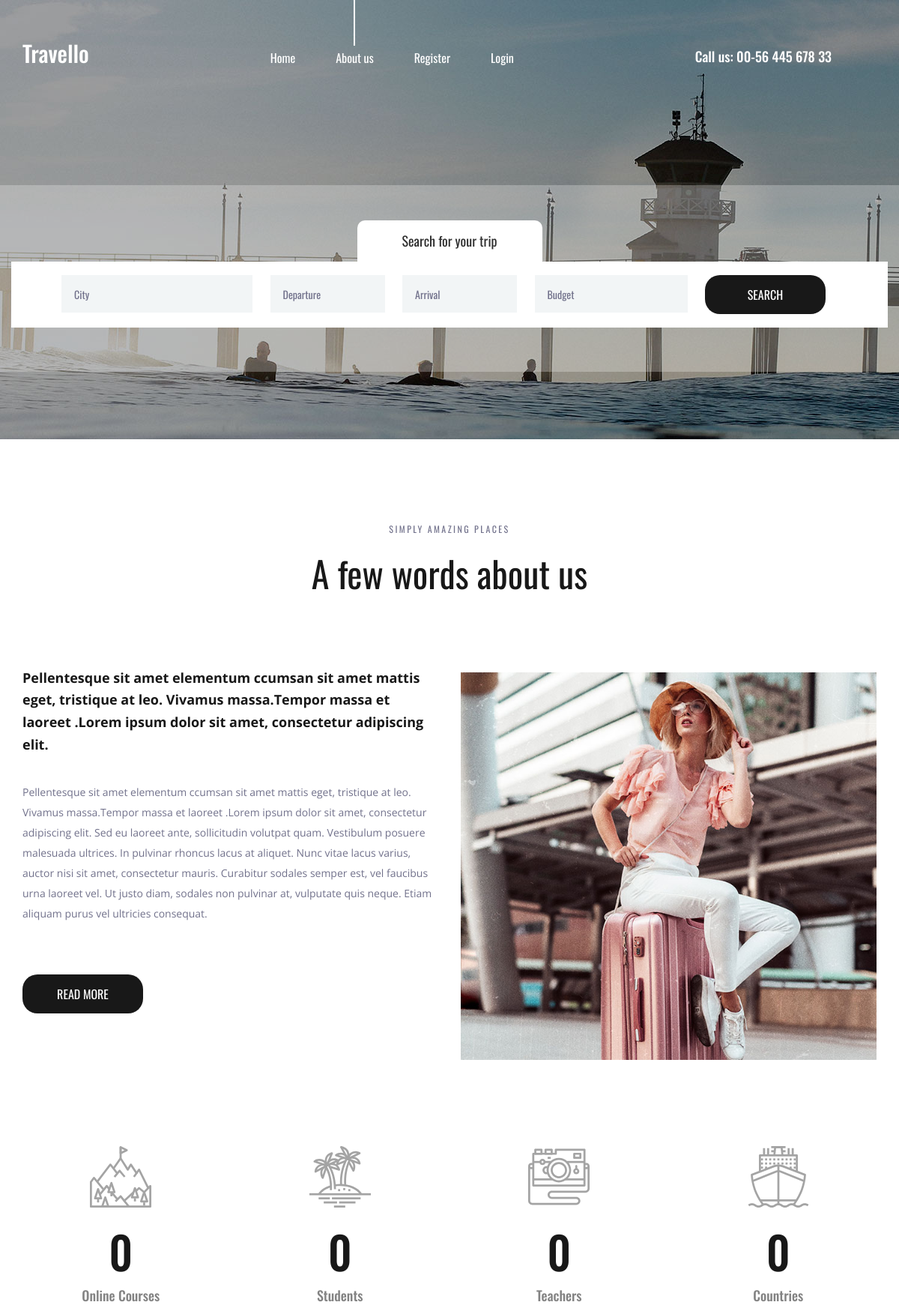
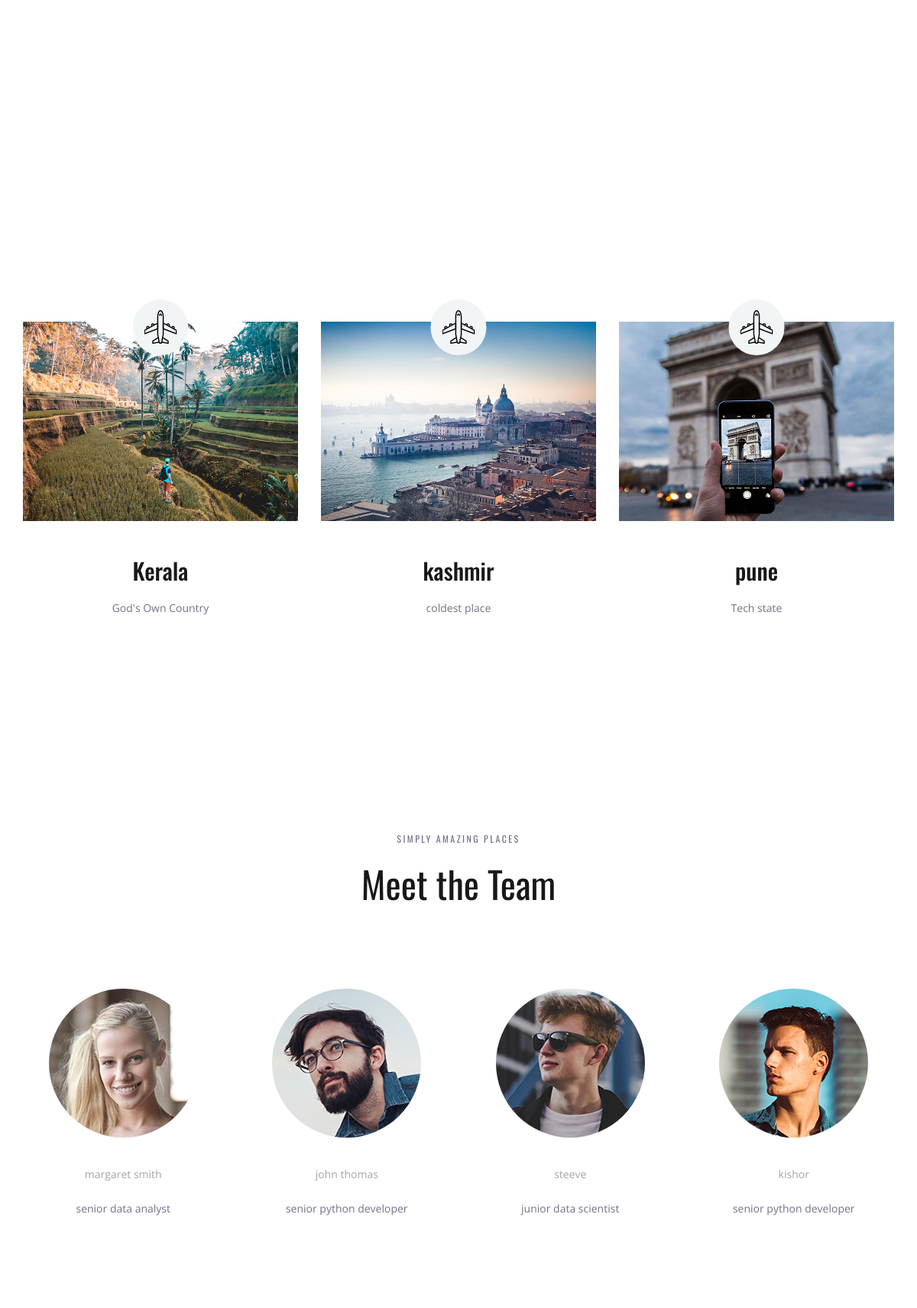
The page / (upper part) on the database its author committed (2 pictures, top to bottom).
### travapp/models.py (models this page shows, shortened)
class place(models.Model):
    name=models.CharField(max_length=250)
    img=models.ImageField(upload_to='pics')
    desc=models.TextField()

class team(models.Model):
    name=models.CharField(max_length=250)
    img=models.ImageField(upload_to='pics')
    desc=models.TextField()

### travapp/views.py (the view)
# urls.py: path('', views.demo, name='demo'),
def demo(request):
    obj=place.objects.all()
    ttt=team.objects.all()
    return render(request, "index.html",{'result':obj,'tea':ttt})

### templates/index.html (shortened to what this page needs)
{% load static %}
<!DOCTYPE html>
<html lang="en">
<head>
<link rel="stylesheet" type="text/css" href="{% static 'styles/bootstrap4/bootstrap.min.css' %}">
<link href="{% static 'plugins/font-awesome-4.7.0/css/font-awesome.min.css' %}" rel="stylesheet" type="text/css">
<link rel="stylesheet" type="text/css" href="{% static 'plugins/OwlCarousel2-2.2.1/owl.carousel.css' %}">
<link rel="stylesheet" type="text/css" href="{% static 'plugins/OwlCarousel2-2.2.1/owl.theme.default.css' %}">
<link rel="stylesheet" type="text/css" href="{% static 'plugins/OwlCarousel2-2.2.1/animate.css' %}">
<link rel="stylesheet" type="text/css" href="{% static 'styles/about.css' %}">
<link rel="stylesheet" type="text/css" href="{% static 'styles/about_responsive.css' %}">
</head>
<body>
<div class="super_container">
	<header class="header">
		<div class="container">
			<div class="row">
				<div class="col">
					<div class="header_content d-flex flex-row align-items-center justify-content-start">
						<div class="header_content_inner d-flex flex-row align-items-end justify-content-start">
							<div class="logo"><a href="index.html">Travello</a></div>
							<nav class="main_nav">
								<ul class="d-flex flex-row align-items-start justify-content-start">
									<li><a href="index.html">Home</a></li>
									<li class="active"><a href="about.html">About us</a></li>
									{% if user.is_authenticated %}
									<li>HELLO {{user.username}}</li>
									<li><a href="credentials/logout">Logout</a></li>
									{% else %}
									<li><a href="credentials/register">Register</a></li>
									<li><a href="credentials/login">Login</a></li>
									{% endif %}
								</ul>
							</nav>
							<div class="header_phone ml-auto">Call us: 00-56 445 678 33</div>
						</div>
					</div>
				</div>
			</div>
		</div>
	</header>
	<div class="home">
		<div class="background_image" style="background-image:url({% static 'images/about.jpg' %})"></div>
	</div>
	<div class="home_search">
		<div class="container">
			<div class="row">
				<div class="col">
					<div class="home_search_container">
						<div class="home_search_title">Search for your trip</div>
						<div class="home_search_content">
							<form action="#" class="home_search_form" id="home_search_form">
								<div class="d-flex flex-lg-row flex-column align-items-start justify-content-lg-between justify-content-start">
									<input type="text" class="search_input search_input_1" placeholder="City" required="required">
									<input type="text" class="search_input search_input_2" placeholder="Departure" required="required">
									<input type="text" class="search_input search_input_3" placeholder="Arrival" required="required">
									<input type="text" class="search_input search_input_4" placeholder="Budget" required="required">
									<button class="home_search_button">search</button>
								</div>
							</form>
						</div>
					</div>
				</div>
			</div>
		</div>
	</div>
	<div class="about">
		<div class="container">
			<div class="row">
				<div class="col text-center">
					<div class="section_subtitle">simply amazing places</div>
					<div class="section_title"><h2>A few words about us</h2></div>
				</div>
			</div>
			<div class="row about_row">
				<div class="col-lg-6">
					<div class="about_content">
						<div class="text_highlight">Pellentesque sit amet elementum ccumsan sit amet mattis eget, tristique at leo. Vivamus massa.Tempor massa et laoreet .Lorem ipsum dolor sit amet, consectetur adipiscing elit.</div>
						<div class="about_text">
							<p>Pellentesque sit amet elementum ccumsan sit amet mattis eget, tristique at leo. Vivamus massa.Tempor massa et laoreet .Lorem ipsum dolor sit amet, consectetur adipiscing elit. Sed eu laoreet ante, sollicitudin volutpat quam. Vestibulum posuere malesuada ultrices. In pulvinar rhoncus lacus at aliquet. Nunc vitae lacus varius, auctor nisi sit amet, consectetur mauris. Curabitur sodales semper est, vel faucibus urna laoreet vel. Ut justo diam, sodales non pulvinar at, vulputate quis neque. Etiam aliquam purus vel ultricies consequat.</p>
						</div>
						<div class="button about_button"><a href="#">read more</a></div>
					</div>
				</div>
				<div class="col-lg-6">
					<div class="about_image"><img src="{% static 'images/about_1.jpg' %}" alt=""></div>
				</div>
			</div>
		</div>
	</div>
	<div class="milestones">
		<div class="container">
			<div class="row">
				<div class="col-lg-3 milestone_col">
					<div class="milestone text-center">
						<div class="milestone_icon"><img src="{% static 'images/mountain.svg' %}" alt=""></div>
						<div class="milestone_counter" data-end-value="17">0</div>
						<div class="milestone_text">Online Courses</div>
					</div>
				</div>
				<div class="col-lg-3 milestone_col">
					<div class="milestone text-center">
						<div class="milestone_icon"><img src="{% static 'images/island.svg' %}" alt=""></div>
						<div class="milestone_counter" data-end-value="213">0</div>
						<div class="milestone_text">Students</div>
					</div>
				</div>
				<div class="col-lg-3 milestone_col">
					<div class="milestone text-center">
						<div class="milestone_icon"><img src="{% static 'images/camera.svg' %}" alt=""></div>
						<div class="milestone_counter" data-end-value="11923">0</div>
						<div class="milestone_text">Teachers</div>
					</div>
				</div>
				<div class="col-lg-3 milestone_col">
					<div class="milestone text-center">
						<div class="milestone_icon"><img src="{% static 'images/boat.svg' %}" alt=""></div>
						<div class="milestone_counter" data-end-value="15">0</div>
						<div class="milestone_text">Countries</div>
					</div>
				</div>
			</div>
		</div>
	</div>
	<div class="why">
		<div class="parallax_background parallax-window" data-parallax="scroll" data-image-src="{% static 'images/why.jpg' %}" data-speed="0.8"></div>
		<div class="container">
			<div class="row">
				<div class="col text-center">
					<div class="section_subtitle">simply amazing places</div>
					<div class="section_title"><h2>Why choose us?</h2></div>
				</div>
			</div>
			<div class="row why_row">
				{% for i in result %}
				<div class="col-lg-4 why_col">
					<div class="why_item">
						<div class="why_image">
							<img src="{{i.img.url}}" alt="">
							<div class="why_icon d-flex flex-column align-items-center justify-content-center">
								<img src="{% static 'images/why_1.svg' %}" alt="">
							</div>
						</div>
						<div class="why_content text-center">
							<div class="why_title">{{i.name}}</div>
							<div class="why_text">
								<p>{{i.desc}}</p>
							</div>
						</div>
					</div>
				</div>
				{% endfor %}
			</div>
		</div>
	</div>
	<div class="team">
		<div class="container">
			<div class="row">
				<div class="col text-center">
					<div class="section_subtitle">simply amazing places</div>
					<div class="section_title"><h2>Meet the Team</h2></div>
				</div>
			</div>
			<div class="row team_row">
				{% for i in tea %}
				<div class="col-xl-3 col-md-6 team_col">
					<div class="team_item d-flex flex-column align-items-center justify-content-start text-center">
						<div class="team_image"><img src="{{i.img.url}}" alt=""></div>
						<div class="team_content">
							<div class="team_title">{{i.name}}</div>
							<div class="team_text">
								<p>{{i.desc}}</p>
							</div>
						</div>
					</div>
				</div>
				{% endfor %}
			</div>
		</div>
	</div>
</div>
</body>
</html>

### rows shown on the page
place: img (picture), name "Kerala", desc "God's Own Country"
place: img (picture), name "kashmir", desc "coldest place"
place: img (picture), name "pune", desc "Tech state"
team: img (picture), name "margaret smith", desc "senior data analyst"
team: img (picture), name "john thomas", desc "senior python developer"
team: img (picture), name "steeve", desc "junior data scientist"
team: img (picture), name "kishor", desc "senior python developer"
